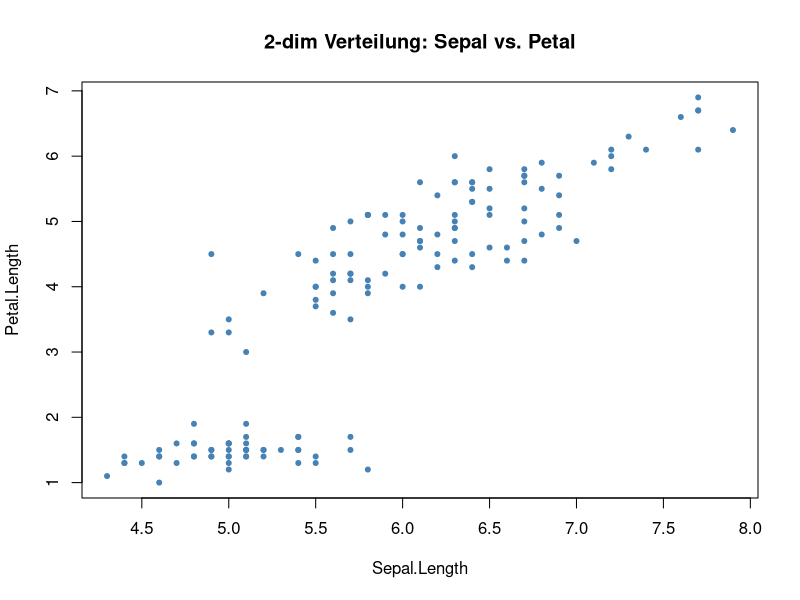
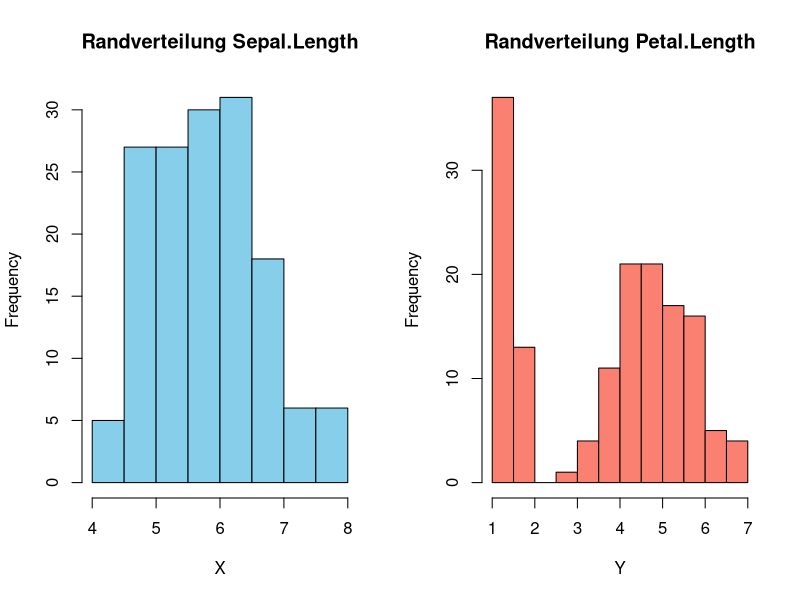
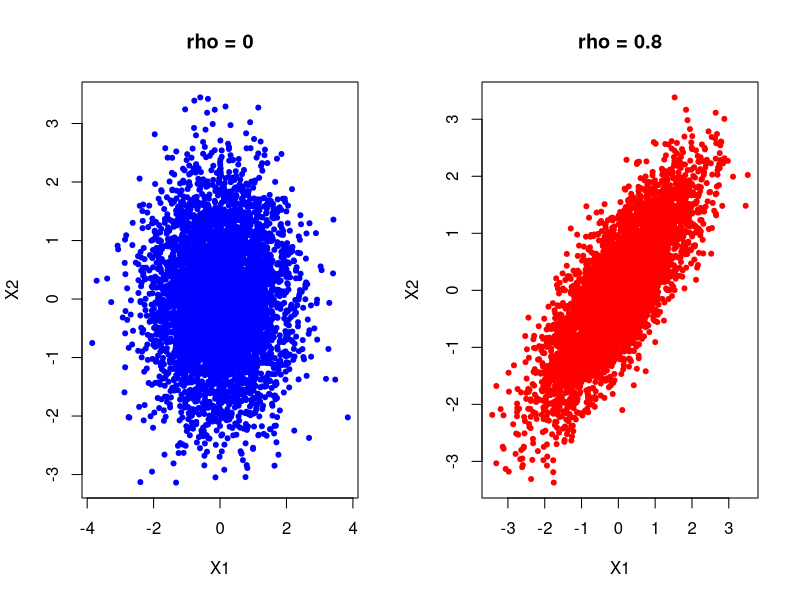
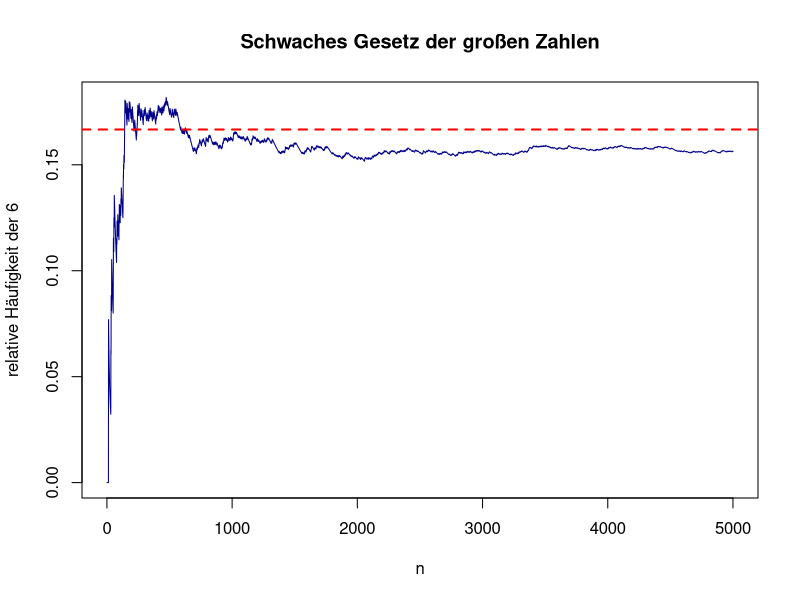
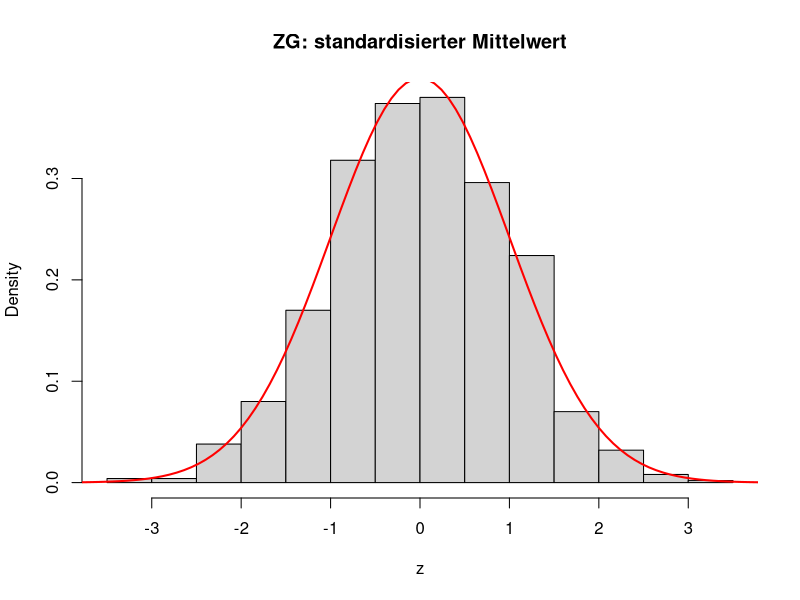

Generate these figures, in order, with R:
# =============================================================================
# Übung Kapitel 2: Ergänzungen zur Wahrscheinlichkeitstheorie
# Themen: 2-dim Verteilungen, Tschebyscheff, Schwaches GGZ, Zentraler Grenzwertsatz
# Datensätze: iris (R-base), MASS::mvrnorm
# =============================================================================


# -----------------------------------------------------------------------------
# Aufgabe 1 – Zweidimensionale Verteilung & Randverteilungen
# -----------------------------------------------------------------------------
# Verwende den iris-Datensatz. Betrachte die beiden Merkmale
# X = Sepal.Length, Y = Petal.Length.
#
# a) Erstelle einen Scatterplot von Y gegen X.
# b) Berechne E(X), E(Y), Var(X), Var(Y) und Cov(X,Y) sowie die Korrelation.
# c) Visualisiere die geschätzten Randverteilungen (Histogramme) von X und Y
#    nebeneinander (par(mfrow = c(1,2))).
#
# Lösungsskizze:

data(iris)
X <- iris$Sepal.Length
Y <- iris$Petal.Length

# a)
plot(X, Y, pch = 20, col = "steelblue",
     xlab = "Sepal.Length", ylab = "Petal.Length",
     main = "2-dim Verteilung: Sepal vs. Petal")

# b)
mean(X); mean(Y)
var(X);  var(Y)
cov(X, Y)
cor(X, Y)

# c)
par(mfrow = c(1, 2))
hist(X, col = "skyblue", main = "Randverteilung Sepal.Length", xlab = "X")
hist(Y, col = "salmon",  main = "Randverteilung Petal.Length", xlab = "Y")
par(mfrow = c(1, 1))


# -----------------------------------------------------------------------------
# Aufgabe 2 – 2-dimensionale Normalverteilung simulieren
# -----------------------------------------------------------------------------
# Erzeuge mit MASS::mvrnorm n = 5000 Beobachtungen einer 2-dim
# Normalverteilung mit mu = (0,0) und Korrelation rho.
#
# Vergleiche grafisch rho = 0 und rho = 0.8.

# install.packages("MASS")
library(MASS)
set.seed(123)

simuliere_2dnormal <- function(rho, n = 5000) {
  Sigma <- matrix(c(1, rho, rho, 1), nrow = 2)
  mvrnorm(n = n, mu = c(0, 0), Sigma = Sigma)
}

dat0   <- simuliere_2dnormal(0)
dat08  <- simuliere_2dnormal(0.8)

par(mfrow = c(1, 2))
plot(dat0,  pch = 20, col = "blue",
     main = "rho = 0",   xlab = "X1", ylab = "X2")
plot(dat08, pch = 20, col = "red",
     main = "rho = 0.8", xlab = "X1", ylab = "X2")
par(mfrow = c(1, 1))


# -----------------------------------------------------------------------------
# Aufgabe 3 – Tschebyscheff-Ungleichung
# -----------------------------------------------------------------------------
# Sei X ~ N(0, 1). Vergleiche für epsilon = 1, 2, 3:
#   - tatsächliche Wahrscheinlichkeit P(|X - mu| > epsilon)
#   - obere Schranke laut Tschebyscheff: Var(X) / epsilon^2
#
# Was beobachtest du?

mu  <- 0
sig <- 1

eps <- c(1, 2, 3)
P_tatsaechlich <- 2 * (1 - pnorm(eps, mean = mu, sd = sig))
P_tschebyscheff <- sig^2 / eps^2

vergleich <- data.frame(
  epsilon       = eps,
  tatsaechlich  = round(P_tatsaechlich, 4),
  tschebyscheff = round(P_tschebyscheff, 4)
)
print(vergleich)
# -> Tschebyscheff ist eine (sehr lockere) obere Schranke.


# -----------------------------------------------------------------------------
# Aufgabe 4 – Schwaches Gesetz der großen Zahlen (Würfelspiel)
# -----------------------------------------------------------------------------
# Werfe einen fairen Würfel n-mal und betrachte die relative Häufigkeit
# einer "6". Plotte den Verlauf des arithmetischen Mittels für n = 1..5000.
# Eingezeichnet werden soll außerdem der Erwartungswert 1/6.

set.seed(42)
n <- 5000
wuerfel  <- sample(1:6, n, replace = TRUE)
sechs    <- as.numeric(wuerfel == 6)
rel_haeufigkeit <- cumsum(sechs) / seq_len(n)

plot(rel_haeufigkeit, type = "l", col = "darkblue",
     ylab = "relative Häufigkeit der 6", xlab = "n",
     main = "Schwaches Gesetz der großen Zahlen")
abline(h = 1/6, col = "red", lwd = 2, lty = 2)


# -----------------------------------------------------------------------------
# Aufgabe 5 – Zentraler Grenzwertsatz (Simulationsstudie)
# -----------------------------------------------------------------------------
# Ziehe m = 1000 Stichproben vom Umfang n = 30 aus einer Gleichverteilung
# U(10, 30). Berechne jeweils das standardisierte Mittel
#   z = sqrt(n) * (X_bar - mu) / sigma
# und vergleiche das Histogramm mit der Standardnormalverteilung.

set.seed(65535)
n <- 30
m <- 1000
unif_a <- 10
unif_b <- 30

mu   <- (unif_a + unif_b) / 2
sig2 <- (unif_b - unif_a)^2 / 12

x_bar <- replicate(m, mean(runif(n, min = unif_a, max = unif_b)))
z     <- sqrt(n) * (x_bar - mu) / sqrt(sig2)

hist(z, prob = TRUE, nclass = 20, col = "lightgray",
     main = "ZG: standardisierter Mittelwert", xlab = "z")
curve(dnorm, from = -4, to = 4, add = TRUE, col = "red", lwd = 2)
